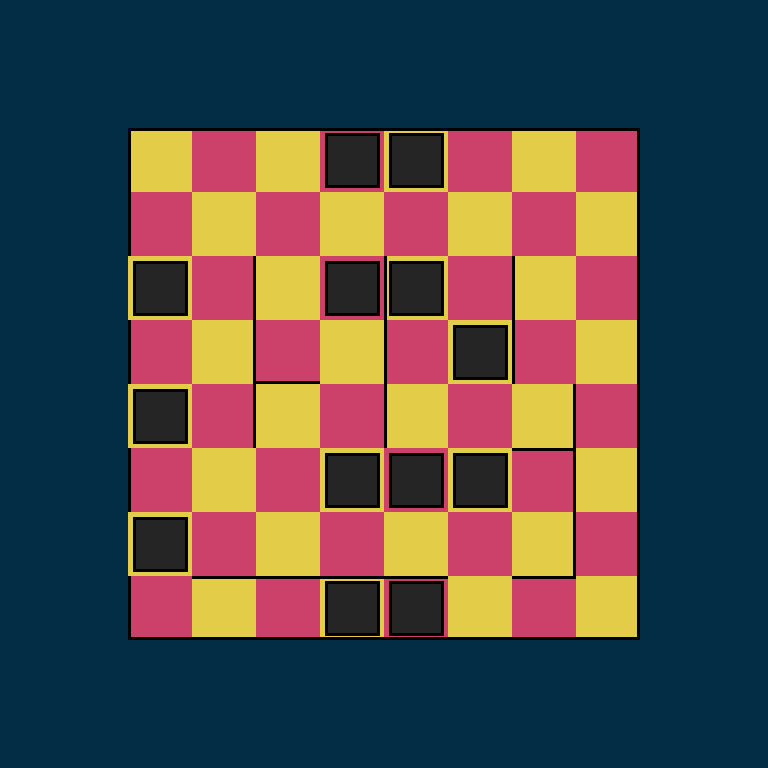

The image is a tile-based game level rendered from a .tmx file. Its description and source (layers, tilesets, objects; grid data summarised) follow:
An orthogonal 12x12 tile map with 64x64 px tiles, 5 tile layers (ground, left, right, up, ...) and 2 objects (Player, Goal).

<map version="1.0" orientation="orthogonal" renderorder="right-down" width="12" height="12" tilewidth="64" tileheight="64" nextobjectid="30">
 <tileset firstgid="1" source="tileset_00.tsx" />
 <layer name="ground" width="12" height="12">
  <properties>
   <property name="tileset" value="tileset_00" />
   <property name="type" value="base" />
  </properties>
  <data>[144 cells, 144 non-empty, 5 distinct tile ids]</data>
 </layer>
 <layer name="left" width="12" height="12">
  <properties>
   <property name="edge" value="left" />
   <property name="tileset" value="tileset_00" />
   <property name="type" value="edges" />
  </properties>
  <data>[144 cells, 13 non-empty, 1 distinct tile ids]</data>
 </layer>
 <layer name="right" width="12" height="12">
  <properties>
   <property name="edge" value="right" />
   <property name="tileset" value="tileset_00" />
   <property name="type" value="edges" />
  </properties>
  <data>[144 cells, 14 non-empty, 1 distinct tile ids]</data>
 </layer>
 <layer name="up" width="12" height="12">
  <properties>
   <property name="edge" value="up" />
   <property name="tileset" value="tileset_00" />
   <property name="type" value="edges" />
  </properties>
  <data>[144 cells, 17 non-empty, 2 distinct tile ids]</data>
 </layer>
 <layer name="down" width="12" height="12">
  <properties>
   <property name="edge" value="down" />
   <property name="tileset" value="tileset_00" />
   <property name="type" value="edges" />
  </properties>
  <data>[144 cells, 10 non-empty, 2 distinct tile ids]</data>
 </layer>
 <objectgroup name="entities">
  <object id="13" name="Player" type="Player" x="592" y="592" width="32" height="32">
   <properties>
    <property name="facing" value="left" />
    <property name="gid" type="int" value="8" />
    <property name="speed" type="float" value="300" />
    <property name="type" value="player" />
   </properties>
   <ellipse />
  </object>
  <object id="14" name="Goal" type="Goal" x="416" y="352">
   <properties>
    <property name="type" value="goal" />
   </properties>
   <polygon points="0,0 -16,32 16,32" />
  </object>
 </objectgroup>
</map>
